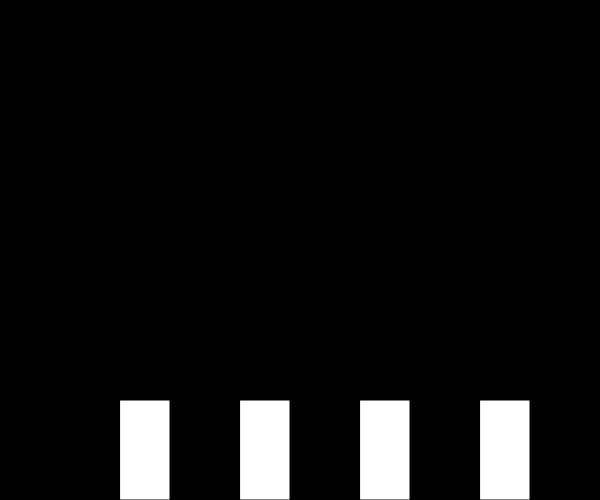
Frame 1 (no input)
Frame 60 (no input): identical to frame 1, image omitted
Frame 120 (the mouse pressed at the canvas centre since frame 60): identical to frame 1, image omitted

The p5.js sketch that drew this single still picture (run headless with seeded random() and noise() and a simulated clock; from frame 60 on, the mouse is pressed at the canvas centre):

// p5.js sketch
// ── sketch.js
let stickHeight = 100;
let sticks = [];

function setup() {
    createCanvas(windowWidth / 2, windowHeight / 2);
}

function draw() {

    background(0);
    fill(255);
    rect(width / 5, height - stickHeight, 50, stickHeight);
    rect(2 * width / 5, height - stickHeight, 50, stickHeight);
    rect(3 * width / 5, height - stickHeight, 50, stickHeight);
    rect(4 * width / 5, height - stickHeight, 50, stickHeight);

    if (frameCount > 3600) {
        let i = floor(random(0, 100));
        print(i);
        if (i == 5) {
            fill(0, 0, 255);
            rect(3 * width / 5, height - stickHeight, 50, stickHeight);
        }
    }
}

class Stick {
    constructor() {
        this.width = 50;
        this.height = 100;
    }
}
